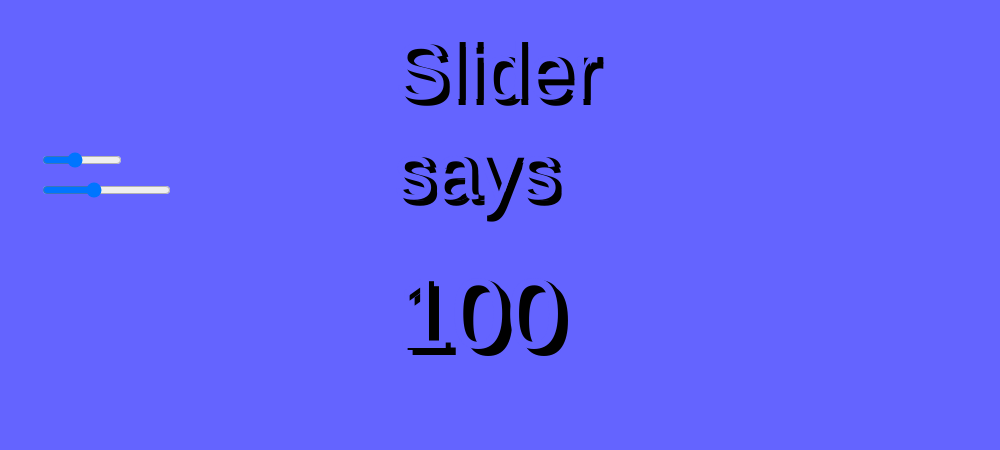
Frame 1 (no input)
Frame 60 (no input): identical to frame 1, image omitted
Frame 120 (the mouse pressed at the canvas centre since frame 60): identical to frame 1, image omitted

The p5.js sketch that drew this single still picture (run headless with seeded random() and noise() and a simulated clock; from frame 60 on, the mouse is pressed at the canvas centre):

// p5.js sketch
// ── sketch.js
var slider;
var slider2;

function setup() {
  createCanvas(1000, 450);
  stroke(50);
  fill(0);
  slider = createSlider(0,255,100);
  slider2 = createSlider(0,255,100);
  slider.position(40, 150);
  slider.style('width','80px');
  slider2.position(40,180);
  slider2.style('wdith','80px')
  noStroke();

}

function draw() {
  var val = slider.value();
  var val2 = slider2.value();
  background(val,val2,255);
  fill(0);
  textSize(80);
  text('Slider',400,100);
  text('Slider',400,105);
  text('says',400,200);
  text('says',400,205);
  fill(val,val2,255);
  text('Slider',394,99);
  text('says',394,199);
  fill(0);
  textSize(100);
  text(val,400,350);
  text(val,405,355);
  fill(val,val2,255);
  textSize(100);
  text(val,395,348);
}
